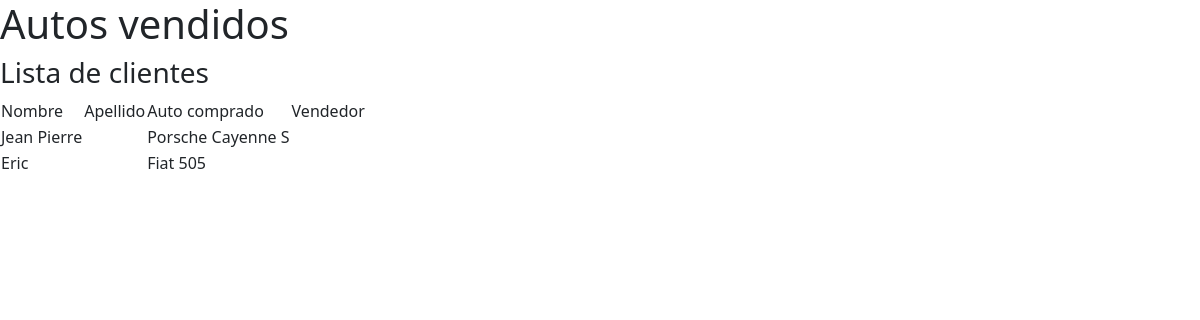
Screenshot of /autosapp/clientes/ with the database file from the repository.
### AutosApp/models.py (models this page shows)
class Cliente(models.Model):
    nombre= models.CharField("Nombre", max_length=30)
    apellido= models.CharField("Apellido", max_length=30)
    auto_comprado = models.CharField("Auto Comprado", max_length=30,blank=True, null=True)
    vendedor_nombre = models.CharField("Vendedor ", max_length=30, blank=True, null=True)

### AutosApp/views.py (the view)
# urls.py: path('clientes/', clientes, name = "clientes"),
def clientes(request):
    clientes = Cliente.objects.all()
    return render(request,'AutosApp/clientes.html', {'clientes': clientes})

### AutosApp/templates/AutosApp/clientes.html (shortened to what this page needs)
{% load static %}
<!DOCTYPE html>
<html lang="en">
<head>
    <link rel="stylesheet" href= "{% static 'AutosApp/styles.css' %}" >
</head>
<body>
    <h1>Autos vendidos</h1>
    <h3>Lista de clientes </h3>
    <table>
        <thead>
            <td> Nombre </td>
            <td> Apellido </td>
            <td> Auto comprado </td>
            <td> Vendedor </td>
        </thead>
        {% for cliente in clientes %}
        <tr>
            <td> {{cliente.nombre}} </td>
            <td> {{cleinte.apellido}} </td>
            <td> {{cliente.auto_comprado}} </td>
            <td> {{cliente.vendedor}} </td>
        </tr>
        {% endfor %}
    </table>
</body>
</html>

### rows the page displays
Cliente: nombre "Jean Pierre", auto_comprado "Porsche Cayenne S"
Cliente: nombre "Eric", auto_comprado "Fiat 505"
